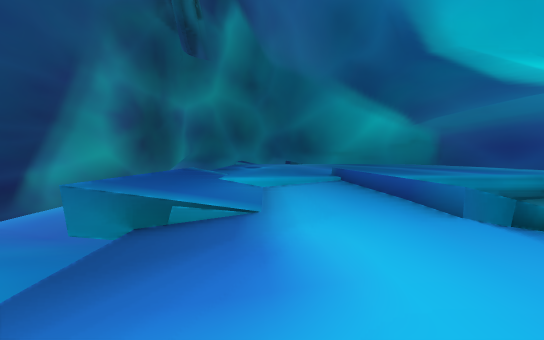
View 1 (above)

21 first-person views from a walk through a scene from a Unity 3-D project. The camera is 1.3 m above the floor, tilts 2° down and sees 75° across. The floor is counted in squares, 2 m on a side. Each view is taken from the middle of a square. On the plan, view 1 faces up. The plan holds only what a view shows up to about 10 squares ahead; the rest is blank. The place goes on beyond the plan.

View 2
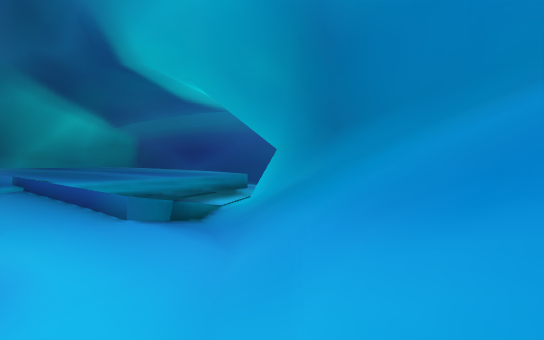

View 3
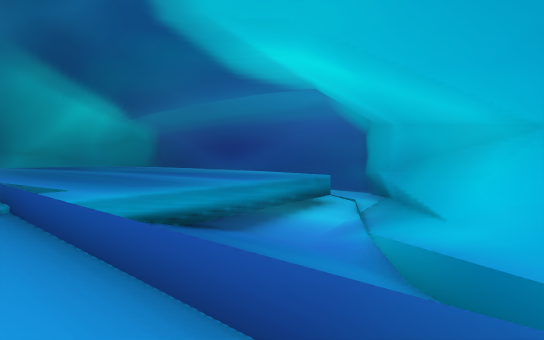

View 4
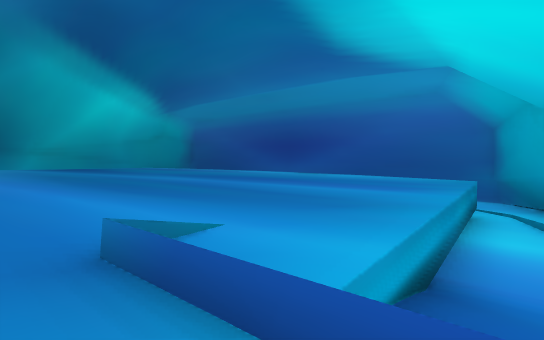

View 5
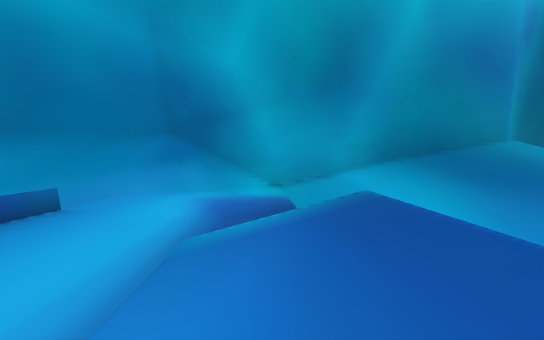

View 6
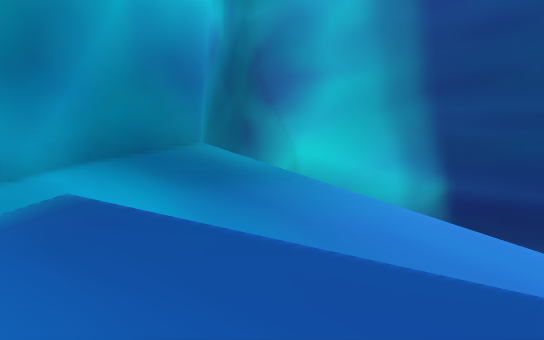

View 7
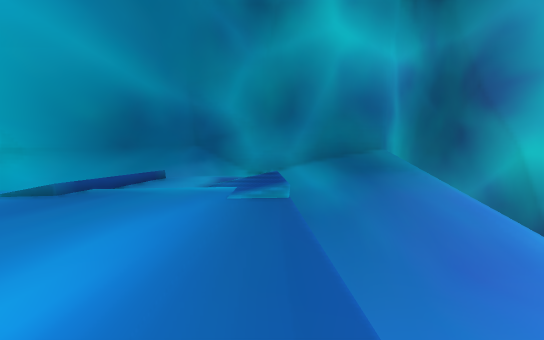

View 8
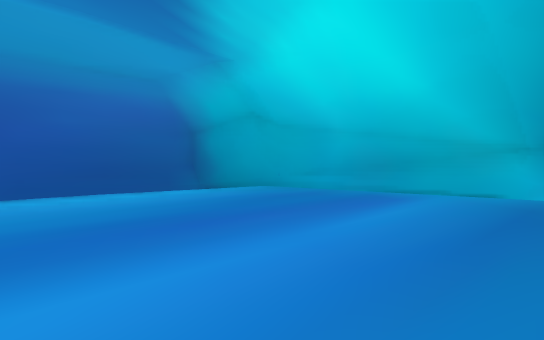

View 9
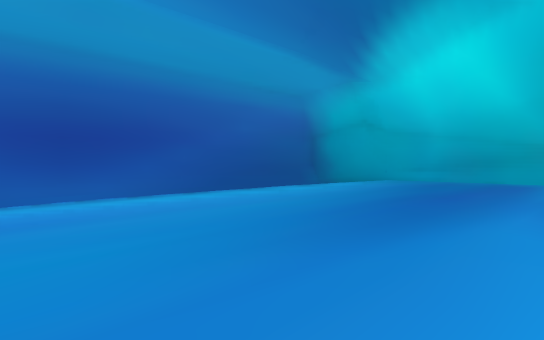

View 10
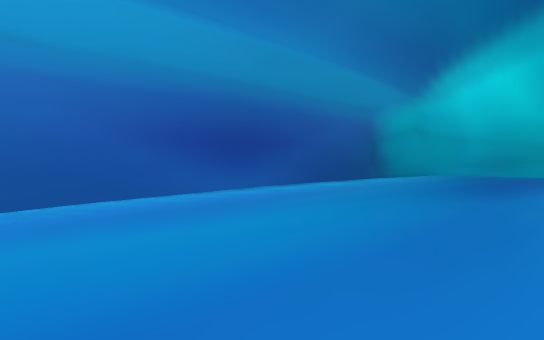

View 11
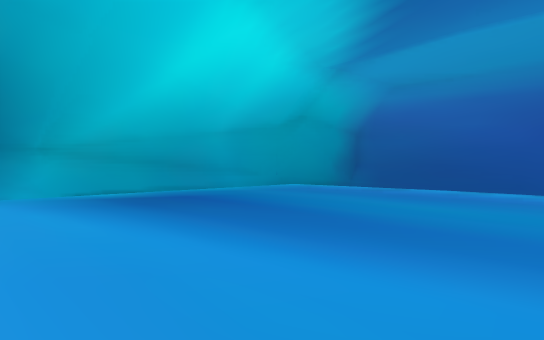

View 12
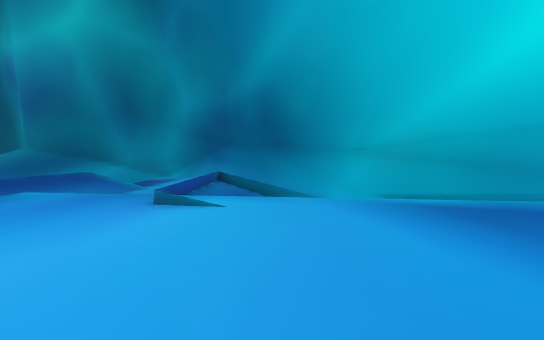

View 13
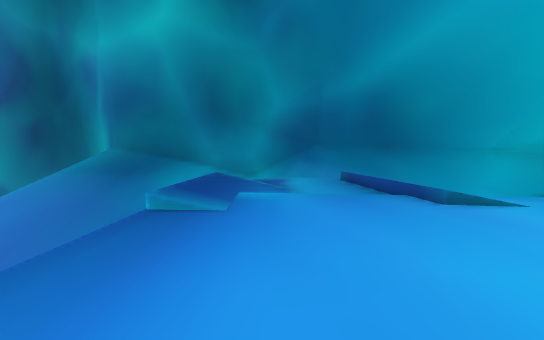

View 14
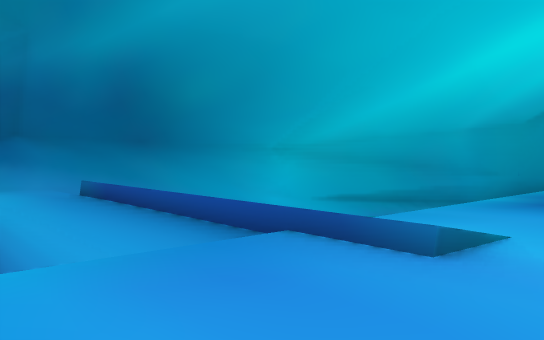

View 15
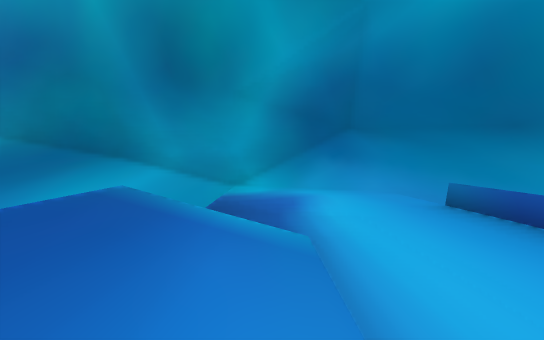

View 16
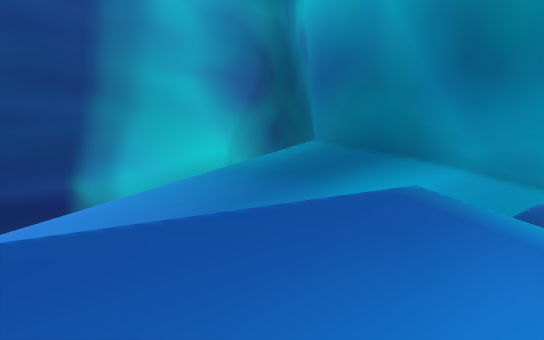

View 17
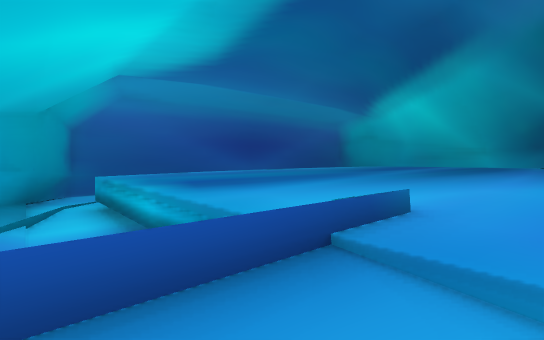

View 18
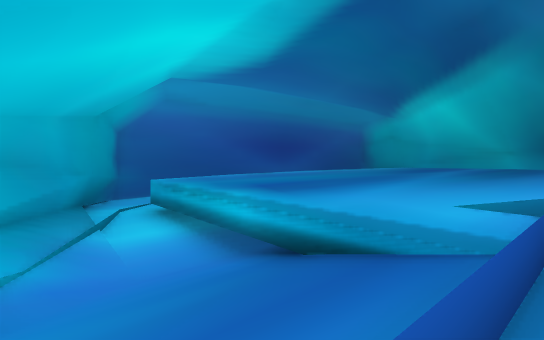

View 19
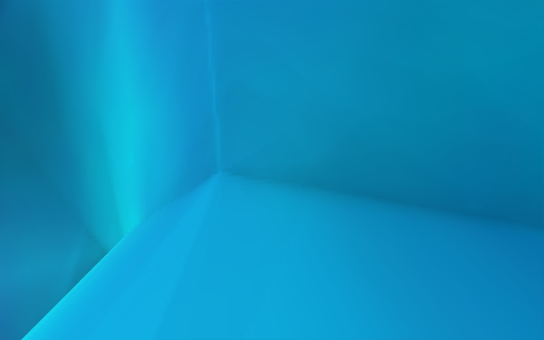

View 20
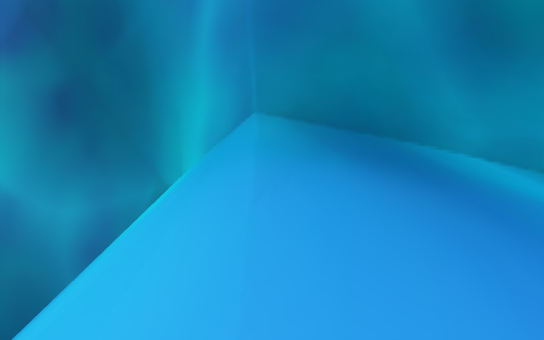

View 21
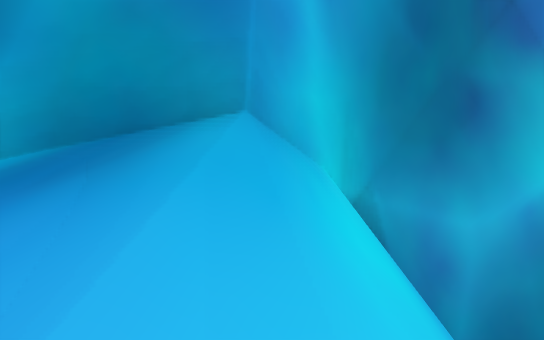

### Floor plan
Key: @ floor where view 1 was taken; # wall or solid block; . main floor; : floor 0.75 m higher than the main floor; - floor 0.75 m lower than the main floor; _ floor 1.5 m lower than the main floor; < floor 2.5 m lower than the main floor; ( floor 3.25 m lower than the main floor; ! floor 4 m lower than the main floor; ? floor 4.75 m lower than the main floor; / step, stairs or slope; = window, fence, low wall or low ledge; v drop or lower ground.
Columns run from 13 left of view 1 to 13 right of it. Each row starts with its distance up from view 1.
 43 ###
 42  v##
 41   v##
 40    :#
 39    /##
 38    //##########
 37    v///////.//##
 36    v////////.//##
 35    v////// /..//##
 34    v/////  /...//#
 33    v/////  /..../##
 32    v////  /=...=//#
 31     /./// /.....=/##
 30      -/// /.....-_/###
 29      //// /.....--//-##
 28       //  /.....--__//###
 27           /....//-______##
 26           ?...........#__#
 25           ?............/ #
 24           ?............  #
 23           ?............. #
 22            ............. #
 21             . .......... #
 20               .........._#
 19               .........._#
 18                ........./#
 17                ........./#
 16            .   ........._#
 15            ..  ........._#
 14            ... ........._#
 13            ............. #
 12            ............/  #
 11        ((! ............ _-#
 10       <((! :......../######
  9      ///// :....=vvvv_###
  8      ///////...=.-___ #
  7      ///////...= -_ ###
  6      ///////.... ==##
  5      ///////...===##
  4      //// ///..==/##
  3     //////  ....//#
  2     //////  ..../##
  1     //////  ...//#
  0     ////////.@//##
 -1     ////////.//##
 -2     //##########
 -3     /##
 -4     /#
 -5    v##
 -6    ##

Positions as (right, up) in squares from view 1, and headings:
1: (0, 0), facing up
2: (0, -1), facing up-right
3: (1, 4), facing up-right
4: (1, 8), facing up-right
5: (-1, 8), facing down
6: (-1, 8), facing down-left
7: (-2, 16), facing down
8: (4, 16), facing down-right
9: (5, 20), facing down-right
10: (5, 24), facing down-right
11: (3, 20), facing up-right
12: (3, 21), facing up
13: (-1, 21), facing up
14: (-1, 25), facing up-right
15: (-1, 28), facing up
16: (-1, 28), facing up-left
17: (0, 29), facing down-right
18: (1, 30), facing down-right
19: (-8, 35), facing up
20: (-8, 30), facing up
21: (-8, 4), facing down
